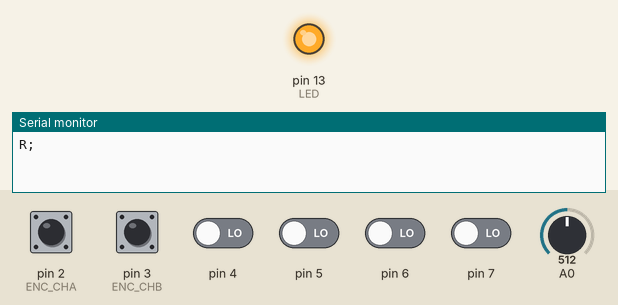
Recording of a sketch running on a simulated Arduino Uno, built with avr-gcc and run on an emulated ATmega328P. On the bench: output pins drawn as LEDs (lit = HIGH), the last lines printed to the serial monitor. Inputs (shaded band) come from the test bench; at power-on: pin 2 (ENC_CHA), pin 3 (ENC_CHB) HIGH, pin 4–7 LOW, A0 = 512.

Above: at 1.2 s.
1.3 s: A0 set to 220
2.8 s: A0 set to 195
At 3.4 s:
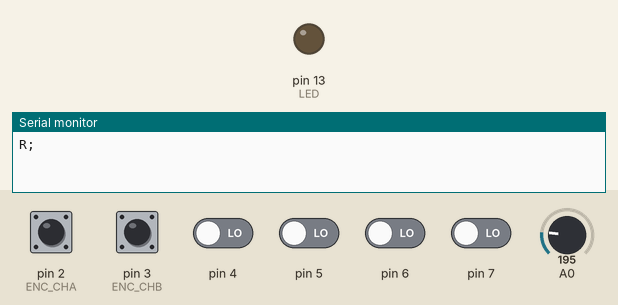
6.0 s: A0 set to 225
7.5 s: A0 set to 256
At 8.1 s:
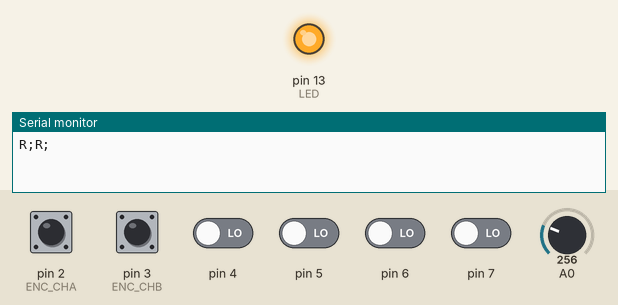
9.0 s: A0 set to 122
At 9.4 s:
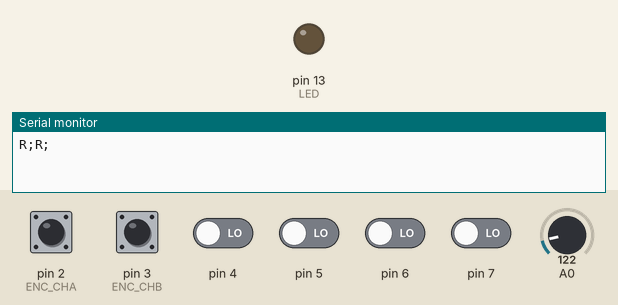
Timing chart, 0 to 11.5 s (numbered marks = the images above; inputs shaded):
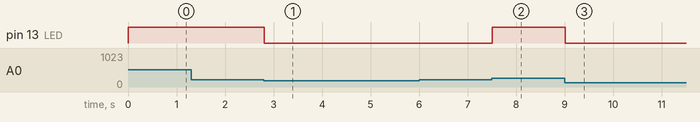

The sketch:

fork_4_prototype.ino
```cpp
/*
 * A sketch by Nicola Ariutti - 2018/03/01
 * Here I'm usign a custom prototype made
 * of 2 fork light switch SHARP GP1A51HRJ00F.
 *
 * The two fork are mounted on a codewheel and
 * properly spaced apart in order to create the
 * quadrature pattern.
 */

// ENCODER STUFF ******************************/
const int ENC_CHA = 2;
const int ENC_CHB = 3;
uint8_t shift = 2;

byte bCurrent;
byte bPrevious;

int integrator = 0;

enum STATE
{
  ENC_IDLE,
  ENC_CW,
  ENC_CCW
} state;

// Black dot reset stuff **********************/
// a threshold for the signal going from LOW to HIGH
const uint8_t TH_HI = 240;
// a threshold for the signal going from HIGH to LOW
const uint8_t TH_LO = 210;
// filter coefficients
float B, A = 0.3;
float value = 0.0;
boolean below = false;

// Serial Comm ********************************/
boolean bSendSerialData = false;

// Other stuff ********************************/
const int LED = 13;
const int DELAY_TIME = 5;

// TODO: map encoder on interrupts!!
// TODO: improve serial communication

// SETUP ///////////////////////////////////////
void setup()
{
  Serial.begin( 9600 );

  // turn off this annoying LED
  pinMode( LED, OUTPUT );
  digitalWrite( LED, LOW );

  // set pins as inputs
  pinMode( ENC_CHA, INPUT );
  pinMode( ENC_CHB, INPUT );

  bCurrent = (PIND >> shift) & B00000011;
  bPrevious = bCurrent;

  // filter stuff
  B = 1.0 - A;
}

// LOOP ////////////////////////////////////////
void loop()
{
  // read the status of the two pins
  // Do a bit shift operation to discard TX and RX bit information
  // Do an AND to discard information from the other digital pins
  bCurrent = (PIND >> shift) & B00000011;

  // encoder stuff
  if( bCurrent != bPrevious )
  {
    if( ( bCurrent == 1 && bPrevious == 0 ) ||
        ( bCurrent == 3 && bPrevious == 1 ) ||
        ( bCurrent == 2 && bPrevious == 3 ) ||
        ( bCurrent == 0 && bPrevious == 2 )
      )
    {
      state = ENC_CW;
      if(bCurrent == 0 && bPrevious == 2)
      {
        integrator ++;

        Serial.print("CW;"); // send it if we take a clockwise step
        //Serial.println(integrator);

        //if( bSendSerialData )
        //  Serial.write(1);
      }
    }
    else if( ( bCurrent == 2 && bPrevious == 0 ) ||
             ( bCurrent == 3 && bPrevious == 2 ) ||
             ( bCurrent == 1 && bPrevious == 3 ) ||
             ( bCurrent == 0 && bPrevious == 1 )
           )
    {
      state = ENC_CCW;
      if(bCurrent == 0 && bPrevious == 1)
      {
        integrator --;

        Serial.print("CCW;"); // send it if we take a counter-clockwise step
        //Serial.println(integrator);

        //if( bSendSerialData )
        //  Serial.write(2);
       }
    }
    bPrevious = bCurrent;
  }


  // Black dot stuff **************************/
  // filter stuff for black reset spot
  value = A*analogRead(A0) + B*value;
  if(!below && value > TH_HI)
  {
    below = true;
    digitalWrite(LED, HIGH);
    //Serial.println(1);
    Serial.print("R;"); // send it as reset

  }
  else if(below && value < TH_LO)
  {
    below = false;
    digitalWrite(LED, LOW);
    //Serial.println(0);
  }

  delay(DELAY_TIME);
}
```

Measured:
- the behaviour switches between 210 and 209 on A0 (found by bisection; images 0 and 1)
- the behaviour switches between 240 and 241 on A0 (found by bisection; images 1 and 2)
- after the input at 1.3 s, every drawn part: stays the same
- after the input at 2.8 s, pin 13 (LED): HIGH → LOW at once
- after the input at 6.0 s, every drawn part: stays the same
- after the input at 7.5 s, pin 13 (LED): LOW → HIGH at once
- after the input at 9.0 s, pin 13 (LED): HIGH → LOW at once
